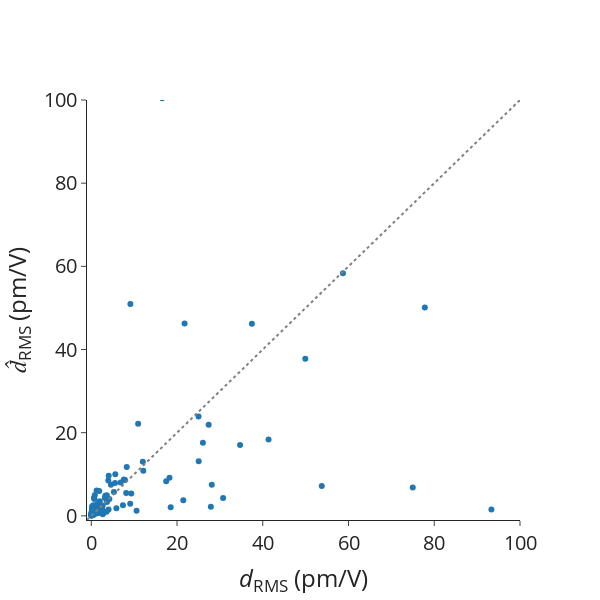

Notebook code for this chart:
### Markdown cell above
# Errors on dRMS

### Code cell
# Data

mae = mean_absolute_error(df_pred_matten["dRMS_true"], df_pred_matten["dRMS_matten"])
mape = mean_absolute_percentage_error(
    df_pred_matten["dRMS_true"], df_pred_matten["dRMS_matten"]
)
rmse = root_mean_squared_error(
    df_pred_matten["dRMS_true"], df_pred_matten["dRMS_matten"]
)
spearmanrho = spearmanr(df_pred_matten["dRMS_true"], df_pred_matten["dRMS_matten"])
print(f"MAE = {mae}")
print(f"MAPE = {mape}")
print(f"RMSE = {rmse}")
print(f"Rho_sp = {spearmanrho.statistic}")

# Scatter plot for previous outputs.
scatter_dRMS = go.Scatter(
    x=df_pred_matten["dRMS_true"],
    y=df_pred_matten["dRMS_matten"],
    mode="markers",
    name="",
    showlegend=False,
    text=[mpid for mpid in df_pred_matten.index.values],
)

ideal = go.Scatter(
    x=[-1, 200],
    y=[-1, 200],
    mode="lines",
    line=dict(color="gray", dash="dot"),
    showlegend=False,
)

# Layout
layout = go.Layout(
    # title=dict(text='Scatter Plot'),
    xaxis=dict(title="<i>d</i><sub>RMS</sub> (pm/V)", range=[-1, 100]),
    yaxis=dict(title="<i>d&#770;</i><sub>RMS</sub> (pm/V)", range=[-1, 100]),
    # legend=dict(font=dict(size=12)),
)

# Create figure
fig = go.Figure(data=[scatter_dRMS, ideal], layout=layout)

fig.update_layout(
    autosize=False,
    font_size=20,
    width=600,
    height=600,
    # plot_bgcolor="white",
    template="simple_white",
)
fig.update_layout(
    xaxis=dict(
        # tickmode = 'array',
        # tickvals = [1, 2,3,4,5,6,7,8],
        # ticktext = ['One', 'Three', 'Five', 'Seven', 'Nine', 'Eleven']
        showgrid=False,
    ),
    yaxis=dict(
        # tickmode = 'array',
        # tickvals = [1, 2,3,4,5,6,7,8],
        # ticktext = ['One', 'Three', 'Five', 'Seven', 'Nine', 'Eleven']
        showgrid=False,
    ),
)

# Show figure
fig.show()

### Figure 1 — Plotly figure (JSON) as saved in the notebook; plotly's stock layout.template omitted (floating-point values rounded to 4 significant figures)
{"data": [{"mode": "markers", "name": "", "showlegend": false, "text": ["agm001234439", "agm001375463", "agm002017294", "agm002041315", "agm002041336", "agm002056302", "agm002137665", "agm002138671", "agm002140778", "agm002147818", "agm002153139", "agm002156258", "agm002161194", "agm002176403", "agm002184995", "agm002205114", "agm002224865", "agm002237807", "agm002278924", "agm002297812", "agm002790067", "agm003112540", "agm003157565", "agm003160552", "agm003202328", "agm003202410", "agm003206267", "agm003213121", "agm003219193", "agm003235252", "agm003237859", "agm003469328", "agm003705731", "agm004773455", "agm004786326", "agm004787350", "agm005056300", "agm005071058", "agm005072178", "agm005664742", "agm005721583", "agm005748012", "agm005754384", "agm005848675", "agm006020719", "agm006047746", "agm2000126920", "agm2000136656", "agm2000137141", "mp-1023924", "mp-1029368", "mp-1029633", "mp-1079676", "mp-1102285", "mp-1103351", "mp-1105300", "mp-11714", "mp-1180133", "mp-1196282", "mp-1196457", "mp-1208039", "mp-1208179", "mp-1215642", "mp-1216976", "mp-1219328", "mp-1221169", "mp-1221971", "mp-1223389", "mp-1223489", "mp-1223849", "mp-1225884", "mp-1225916", "mp-1227011", "mp-1227110", "mp-1227124", "mp-1227389", "mp-1228160", "mp-1228342", "mp-1287", "mp-13666", "mp-14444", "mp-1778", "mp-17862", "mp-18168", "mp-21521", "mp-2176", "mp-21892", "mp-22909", "mp-23329", "mp-2469", "mp-2802611", "mp-29157", "mp-31451", "mp-38011", "mp-4431", "mp-4524", "mp-504952", "mp-505702", "mp-549720", "mp-554918", "mp-555150", "mp-555202", "mp-555915", "mp-558491", "mp-559057", "mp-559065", "mp-559545", "mp-560894", "mp-561385", "mp-6126", "mp-625175", "mp-626172", "mp-6268", "mp-632229", "mp-632684", "mp-6980", "mp-754712", "mp-756044", "mp-760755", "mp-772748", "mp-8070", "mp-8884", "mp-9066", "mp-9427", "mp-9844"], "type": "scatter", "x": [0.4533, 16.52, 9.124, 28.11, 21.46, 1.904, 0.1212, 2.784, 1.81, 0.1889, 1.241, 0.2781, 5.536, 0.6286, 93.33, 34.71, 0.6485, 53.76, 77.8, 0.4724, 26.04, 27.38, 0.1547, 6.849, 18.25, 74.99, 7.858, 1.914, 0.1224, 0.02645, 0.1922, 0.174, 3.635, 2.66, 7.606, 0.9557, 4.221, 0.6665, 0.1987, 1.619, 5.28, 0.2353, 0.8243, 3.971, 0.2056, 25.02, 0.09694, 1.853, 4.581, 1.436, 8.268, 3.607, 0.7696, 4.064, 1.227, 12.02, 3.574, 2.795, 0.01149, 0.06013, 0.536, 0.4765, 1.964, 5.858, 1.332, 5.601, 3.272, 12.13, 0.07569, 0.0432, 0.08765, 0.4921, 25.05, 0.004068, 9.075, 17.48, 0.1273, 0.5709, 0.07918, 27.89, 7.388, 0.1785, 18.52, 1.341, 4.031, 58.7, 0.8321, 1.443, 3.472, 9.327, 0.4961, 41.35, 37.46, 3.164, 10.93, 49.92, 8.136, 0.8735, 10.56, 1.388, 0.8299, 0.1347, 0.2332, 0.5111, 0.7265, 3.624, 2.469, 0.2781, 0.3801, 1.525, 0.149, 0.105, 2.655, 1.26, 0.2613, 30.75, 0.6524, 0.1569, 0.05516, 0.1479, 0.3056, 21.75, 0.1553, 0.3204, 0.529], "y": [1.253, 100.4, 50.95, 7.481, 3.742, 2.572, 0.5396, 0.6309, 2.177, 1.319, 6.091, 1.857, 7.868, 0.657, 1.5, 17.04, 4.203, 7.183, 50.1, 2.542, 17.59, 21.91, 0.1474, 7.992, 9.13, 6.807, 8.635, 3.125, 0.6465, 0.4124, 1.256, 0.5729, 3.455, 0.4031, 8.742, 0.5574, 4.052, 4.423, 2.324, 0.7111, 5.726, 0.5811, 1.184, 8.472, 0.5474, 23.91, 0.5575, 5.997, 7.494, 2.854, 11.77, 4.98, 2.423, 9.635, 2.242, 13.02, 0.9938, 1.164, 0.2086, 0.1369, 0.3069, 0.5485, 3.506, 1.803, 1.47, 9.999, 4.807, 10.84, 0.1228, 0.5474, 0.8003, 0.391, 13.12, 0.1012, 2.891, 8.322, 1.005, 0.2397, 0.1041, 2.18, 2.531, 0.2243, 2.06, 1.07, 1.519, 58.36, 5.023, 0.5943, 4.531, 5.346, 1.245, 18.38, 46.2, 4.289, 22.14, 37.8, 5.504, 0.8449, 1.239, 1.487, 0.5991, 1.033, 0.2813, 1.94, 4.041, 3.331, 1.976, 0.704, 1.383, 1.405, 0.4031, 0.7235, 2.427, 1.129, 1.631, 4.274, 0.5458, 1.05, 0.1065, 0.5922, 1.729, 46.25, 1.829, 1.098, 0.5127]}, {"line": {"color": "gray", "dash": "dot"}, "mode": "lines", "showlegend": false, "type": "scatter", "x": [-1, 200], "y": [-1, 200]}], "layout": {"autosize": false, "font": {"size": 20}, "height": 600, "width": 600, "xaxis": {"range": [-1, 100], "showgrid": false, "title": {"text": "<i>d</i><sub>RMS</sub> (pm/V)"}}, "yaxis": {"range": [-1, 100], "showgrid": false, "title": {"text": "<i>d&#770;</i><sub>RMS</sub> (pm/V)"}}}}
